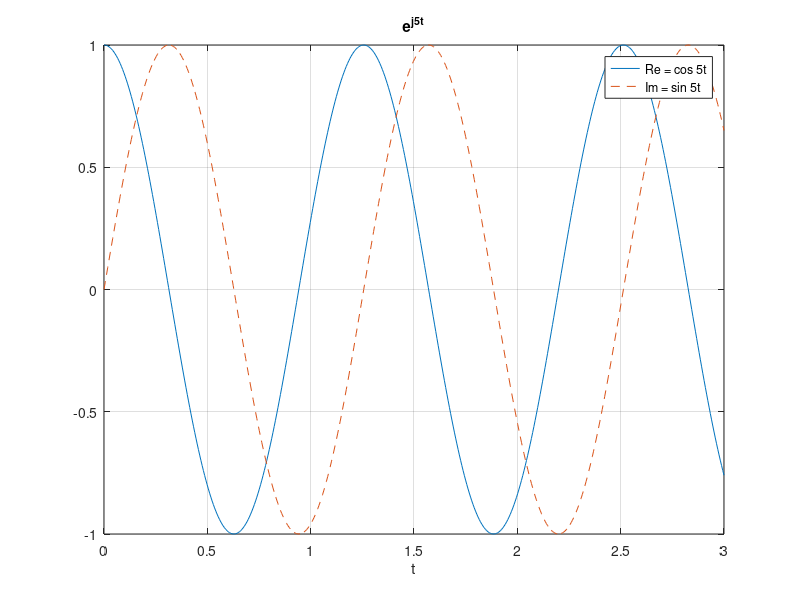
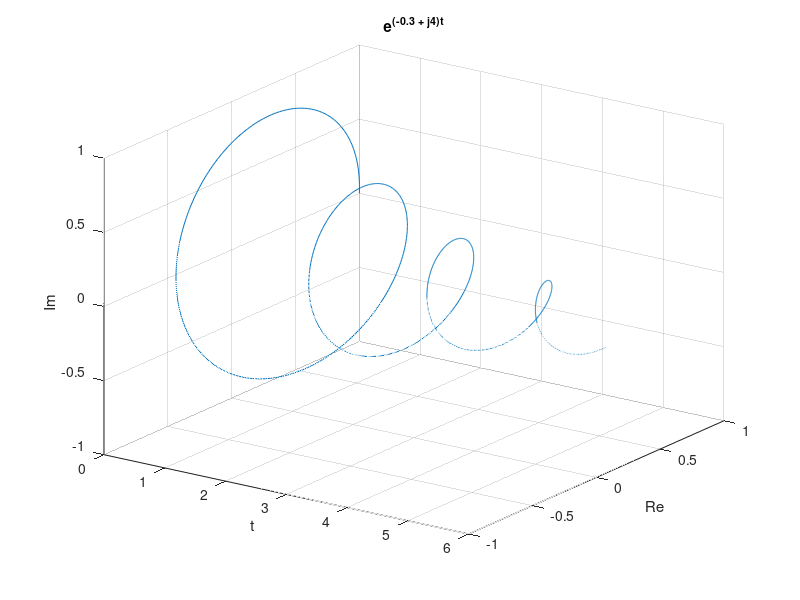

The MATLAB source for these figures, in order:
% Signals and Systems — Complex Exponential and Sinusoidal Signals
%title: Complex Exponentials and Euler's Formula
%ar-title: الأسّيات المركّبة وصيغة أويلر
%lesson: ss-ch1-6
%course: signals-systems

%% Euler's formula, numerically
%ar: A cos(ω0 t + φ) = (A/2)e^{jφ}e^{jω0 t} + (A/2)e^{−jφ}e^{−jω0 t}. نتحقق نقطة نقطة. exp تقبل أسًا مركبًا.
A = 3; w0 = 5; phi = 0.4; t = linspace(0, 3, 500);
lhs = A*cos(w0*t + phi);
rhs = (A/2)*exp(1j*phi)*exp(1j*w0*t) + (A/2)*exp(-1j*phi)*exp(-1j*w0*t);
fprintf('max difference = %.2e, largest imaginary part = %.2e\n', max(abs(lhs - rhs)), max(abs(imag(rhs))))

%% The period of e^{j5t}
%ar: T0 = 2π/ω0. نرسم الجزأين الحقيقي (cos) والتخيلي (sin).
T0 = 2*pi/5;
fprintf('T0 = %.4f s\n', T0)
z = exp(1j*5*t);
plot(t, real(z), t, imag(z), '--'); grid on; xlabel('t'); legend('Re = cos 5t', 'Im = sin 5t'); title('e^{j5t}')

%% Discrete time: w0 and w0 + 2pi are the same signal
%ar: في المتقطع: e^{j(ω0+2π)n} = e^{jω0 n} لكل n صحيح. هذا سبب أن ترددات المتقطع تكفيها فترة طولها 2π.
n = 0:20; w0 = 0.3;
d = max(abs(exp(1j*(w0 + 2*pi)*n) - exp(1j*w0*n)));
fprintf('max |e^{j(w0+2pi)n} - e^{jw0 n}| = %.2e\n', d)

%%! Project idea: the growing/decaying spiral
%ar: مشروع بصري: e^{(σ + jω)t} حلزون في المستوى المركب. plot3 يرسمه مع الزمن: σ سالبة ⇐ يتلاشى، موجبة ⇐ يكبر. هذه هي الأقطاب التي ستراها في لابلاس.
t = linspace(0, 6, 1500); s = -0.3 + 4j;
z = exp(s*t);
figure; plot3(t, real(z), imag(z)); grid on; xlabel('t'); ylabel('Re'); zlabel('Im'); title('e^{(-0.3 + j4)t}'); view(35, 25)
